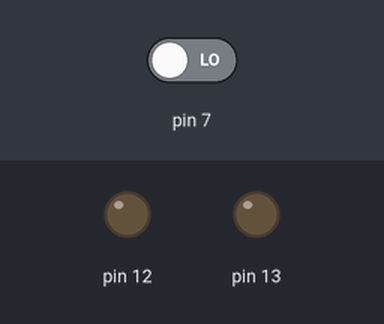
A sketch run on a simulated Arduino Uno, built with avr-gcc and run on an emulated ATmega328P. Shown: output pins drawn as LEDs (lit = HIGH). The inputs (shaded band) are chosen by the test bench; at power-on: pin 7 LOW.

Above: at 1.2 s.
1.3 s: pin 7 driven HIGH
At 2.0 s:
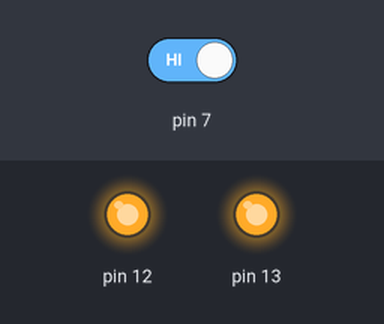
2.8 s: pin 7 driven LOW
At 3.2 s:
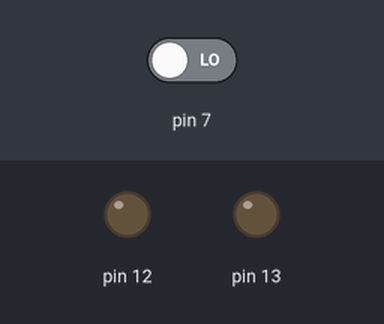
Timing chart, 0 to 5.8 s (numbered marks = the images above; inputs shaded):
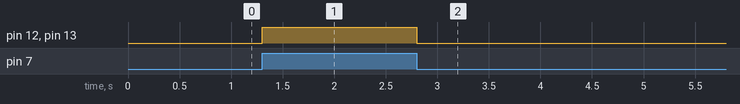

Measured:
- after the input at 1.3 s, pin 12, pin 13: LOW → HIGH at once
- after the input at 2.8 s, pin 12, pin 13: HIGH → LOW at once

The sketch:

Curso_de_Arduino_-_Aula_03_-_Portas_Digitais.ino
```cpp
int delay_ = 20;

void setup()
{
  pinMode(13, OUTPUT);
  pinMode(12, OUTPUT);
  pinMode(7, INPUT);
}

void loop()
{
  int estadoBotao = digitalRead(7);

  digitalWrite(13, estadoBotao);
  digitalWrite(12, estadoBotao);

}
```
